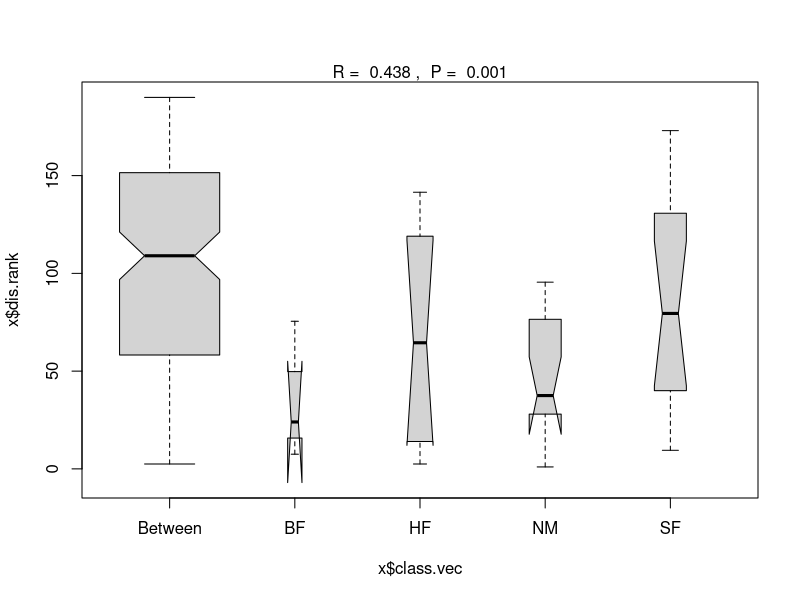

The R source for this figure:
# vegan package learning
# install.packages("vegan")
library(vegan)
data(dune, dune.env) # example
?dune # look data description

# Homogeneity test
groupDune <- as.factor(dune.env$Management)
dune.dist <- vegdist(dune, method = 'euclidean') 
modDune <- betadisper(dune.dist, groupDune)
anova(modDune)

# PERMANOVA
adonis2(dune ~ Management, data = dune.env, method = 'bray')
adonis2(dune ~ Management, data = dune.env, method = 'euclidean')

# ANOSIM
dune.dist <- vegdist(dune, method = 'euclidean') 
dune.ano <- with(dune.env, anosim(dune.dist, Management)) 
dune.ano
summary(dune.ano) 
plot(dune.ano)



